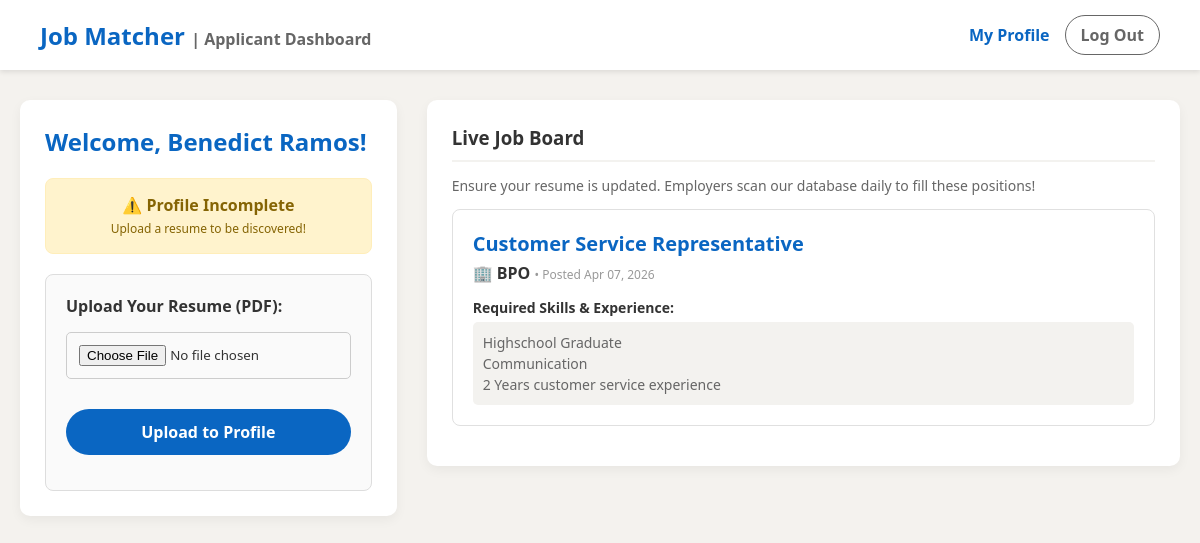
Screenshot of /applicant_dashboard.php (signed in) with the database file from the repository.
### tables this page shows
CREATE TABLE `jobs` (
  `id` int(11) NOT NULL,
  `employer_id` int(11) NOT NULL,
  `title` varchar(255) NOT NULL,
  `company_name` varchar(255) NOT NULL,
  `requirements` text NOT NULL,
  `created_at` timestamp NOT NULL DEFAULT current_timestamp()
);

### applicant_dashboard.php (the view, shortened to what this page needs)
<?php
require 'db.php';
$user_id = $_SESSION['user_id'];
$result = $conn->query("SELECT resume_path FROM users WHERE id = $user_id");
$user_data = $result->fetch_assoc();
$all_jobs = $conn->query("SELECT * FROM jobs ORDER BY created_at DESC");
?>
<!DOCTYPE html>
<html lang="en">
<head>
</head>
<body>
<div class="navbar">
    <h2>Job Matcher <span style="color:#666; font-size:16px;">| Applicant Dashboard</span></h2>
    <div style="display: flex; gap: 15px;">
        <a href="profile.php" style="color: #0a66c2; font-weight: bold; text-decoration: none; align-self: center;">My Profile</a>
        <a href="logout.php" class="logout-btn">Log Out</a>
    </div>
</div>
<div class="main-layout">
    <div class="column-left">
        <div class="card">
            <h2 style="margin-top:0; color:#0a66c2;">Welcome, <?php echo htmlspecialchars($_SESSION['name']); ?>!</h2>
            <?php if($user_data['resume_path']): ?>
                <div class="status-box status-active">
                    ✅ Profile Active<br>
                    <span style="font-size: 12px; font-weight: normal;">Your resume is visible to employers.</span>
                </div>
                <div class="action-buttons">
                    <a href="<?php echo htmlspecialchars($user_data['resume_path']); ?>" target="_blank" class="btn-view">📄 View File</a>
                    <form method="POST" style="flex: 1; margin: 0; padding: 0;">
                        <button type="submit" name="delete_resume" class="btn-delete" onclick="return confirm('Are you sure you want to delete your resume? Employers will no longer be able to find you in the search engine.');">🗑️ Delete</button>
                    </form>
                </div>
                <form method="POST" enctype="multipart/form-data" class="upload-form">
                    <label style="font-weight: bold; color: #333; font-size: 14px;">Want to update your resume?</label>
                    <p style="font-size: 12px; color: #666; margin-top: 5px;">Uploading a new PDF will automatically replace your old one.</p>
                    <input type="file" name="resume" accept=".pdf" required>
                    <button type="submit">Upload Replacement</button>
                </form>
            <?php else: ?>
                <div class="status-box status-missing">
                    ⚠️ Profile Incomplete<br>
                    <span style="font-size: 12px; font-weight: normal;">Upload a resume to be discovered!</span>
                </div>
                <form method="POST" enctype="multipart/form-data" class="upload-form">
                    <label style="font-weight: bold; color: #333;">Upload Your Resume (PDF):</label>
                    <input type="file" name="resume" accept=".pdf" required>
                    <button type="submit">Upload to Profile</button>
                </form>
            <?php endif; ?>
        </div>
    </div>
    <div class="column-right">
        <div class="card">
            <h3>Live Job Board</h3>
            <p style="color: #666; font-size: 14px; margin-top: -5px;">Ensure your resume is updated. Employers scan our database daily to fill these positions!</p>
            <?php if ($all_jobs->num_rows > 0): ?>
                <?php while($job = $all_jobs->fetch_assoc()): ?>
                    <div class="job-card">
                        <a href="apply.php?job_id=<?php echo $job['id']; ?>" style="text-decoration: none;">
                        <h4 class="job-title" style="cursor: pointer; transition: 0.2s;"><?php echo htmlspecialchars($job['title']); ?></h4>
                        </a>
                        <p class="job-company">🏢 <?php echo htmlspecialchars($job['company_name']); ?> <span style="color:#999; font-size:12px; font-weight:normal;">• Posted <?php echo date('M d, Y', strtotime($job['created_at'])); ?></span></p>
                        <p style="font-weight:bold; font-size: 14px; margin-bottom:5px;">Required Skills & Experience:</p>
                        <div class="job-reqs">
                            <?php echo nl2br(htmlspecialchars($job['requirements'])); ?>
                        </div>
                    </div>
                <?php endwhile; ?>
            <?php else: ?>
                <p style="color: #666; text-align: center; padding: 20px;">No jobs have been posted yet. Check back soon!</p>
            <?php endif; ?>
        </div>
    </div>
</div>
</body>
</html>

### applicant_dashboard.php (style rules this page uses)
body { font-family: 'Segoe UI', Tahoma, Geneva, Verdana, sans-serif; background-color: #f4f2ee; margin: 0; color: #333; }
.navbar { background-color: #fff; padding: 15px 40px; box-shadow: 0 2px 5px rgba(0,0,0,0.1); display: flex; justify-content: space-between; align-items: center; position: sticky; top: 0; z-index: 100; }
.navbar h2 { margin: 0; color: #0a66c2; font-size: 24px; }
.logout-btn { background-color: #fff; color: #666; padding: 8px 15px; text-decoration: none; border-radius: 20px; font-weight: bold; border: 1px solid #666; transition: 0.3s; }
.main-layout { display: flex; max-width: 1200px; margin: 30px auto; gap: 30px; padding: 0 20px; }
.column-left { flex: 1; }
.column-right { flex: 2; }
.card { background: white; padding: 25px; border-radius: 10px; box-shadow: 0 4px 12px rgba(0,0,0,0.05); margin-bottom: 25px; }
.card h3 { margin-top: 0; color: #333; border-bottom: 2px solid #f3f2ef; padding-bottom: 10px; }
.upload-form { background: #fafafa; padding: 20px; border: 1px solid #ddd; border-radius: 8px; margin-top: 20px; }
input[type="file"], button { width: 100%; padding: 12px; margin: 15px 0; box-sizing: border-box; border: 1px solid #ccc; border-radius: 5px; font-family: inherit; }
button { background-color: #0a66c2; color: white; border: none; cursor: pointer; border-radius: 25px; font-weight: bold; font-size: 16px; transition: 0.3s; }
.status-box { padding: 15px; border-radius: 8px; margin-bottom: 15px; text-align: center; font-weight: bold; }
.status-missing { background: #fff3cd; color: #856404; border: 1px solid #ffeeba; }
.job-card { border: 1px solid #e0e0e0; padding: 20px; border-radius: 8px; margin-bottom: 15px; transition: 0.3s; }
.job-title { color: #0a66c2; font-size: 20px; margin: 0 0 5px 0; }
.job-company { color: #333; font-weight: bold; font-size: 16px; margin: 0 0 10px 0; }
.job-reqs { color: #666; font-size: 14px; line-height: 1.5; background: #f3f2ef; padding: 10px; border-radius: 5px; }

### rows the page displays
jobs: title "Customer Service Representative", company_name "BPO", created_at "Apr 07, 2026", requirements "Highschool Graduate Communication 2 Years customer service experience"

### other values shown
$_SESSION['name'] "Benedict Ramos"
